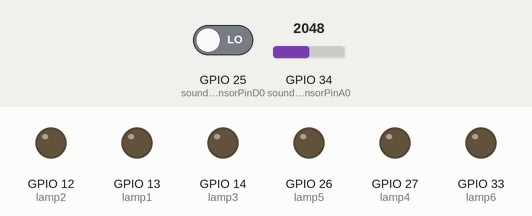
Bench run of a sketch on a simulated ESP32. Parts: output pins drawn as LEDs (lit = HIGH). The test bench sets the inputs (shaded band); at power-on: GPIO 25 (soundSensorPinD0) LOW, GPIO 34 (soundSensorPinA0) = 2048. What the sketch prints to the serial monitor is not drawn.

Above: at 1.2 s.
1.3 s: GPIO 25 (soundSensorPinD0) driven HIGH
At 2.52 s:
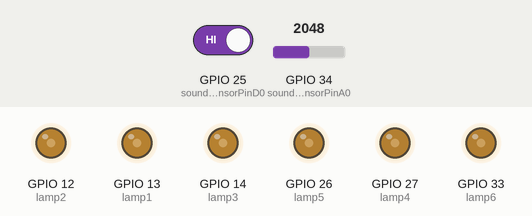
4.3 s: GPIO 34 (soundSensorPinA0) set to 12
7.3 s: GPIO 34 (soundSensorPinA0) set to 9
At 8.1 s:
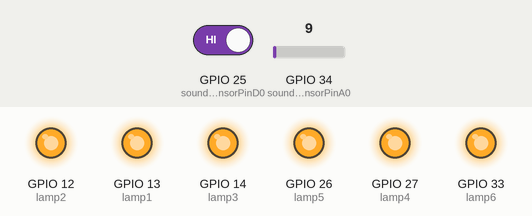
8.8 s: GPIO 34 (soundSensorPinA0) set to 491
At 9.08 s:
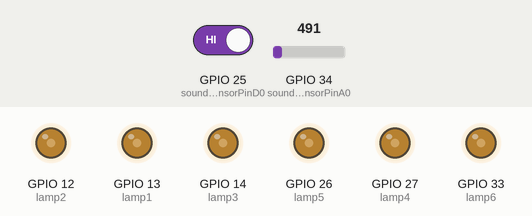
11.8 s: GPIO 34 (soundSensorPinA0) set to 0
Timing chart, 0 to 14.3 s (numbered marks = the images above; inputs shaded):
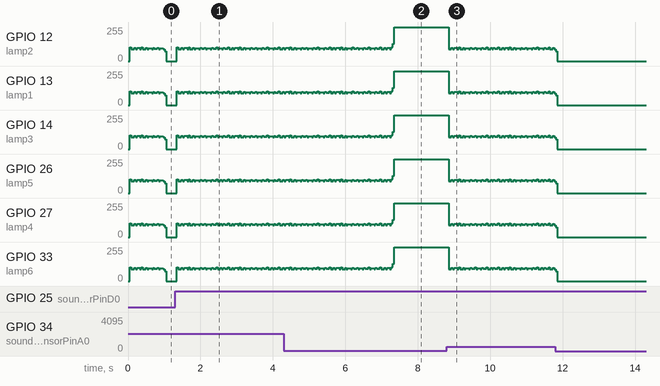

The sketch:

clapping_lamp.ino
```cpp
const int soundSensorPinD0 = 25;    // GPIO пин за D0 на звуковия сензор (цифров вход)
const int soundSensorPinA0 = 34;    // GPIO пин за A0 на звуковия сензор (аналогов вход)
const int lamp1 = 13;
const int lamp2 = 12;
const int lamp3 = 14;
const int lamp4 = 27;
const int lamp5 = 26;
const int lamp6 = 33;
int soundValue = 0;                 // Стойността на звука (от 0 до 1023)
int digitalSoundState = 0;          // Дигиталното състояние на сензора
int threshold = 10;                // Праг на силата на звука за аналоговото четене
unsigned long lastMillis = 0;       // Време за последно пляскане
unsigned long interval = 1000;      // Време за разпознаване на 2 пляскания (1 секунда)
static int clapCount = 0;           // Броя на засечените пляскания

void setup() {
  pinMode(soundSensorPinD0, INPUT);   // Дигитален пин за звуковия сензор
  pinMode(soundSensorPinA0, INPUT);   // Аналогов пин за звуковия сензор
  pinMode(lamp1, OUTPUT);
  pinMode(lamp2, OUTPUT);
  pinMode(lamp3, OUTPUT);
  pinMode(lamp4, OUTPUT);
  pinMode(lamp5, OUTPUT);
  pinMode(lamp6, OUTPUT);
  digitalWrite(lamp1, LOW);
  digitalWrite(lamp2, LOW);
  digitalWrite(lamp3, LOW);
  digitalWrite(lamp4, LOW);
  digitalWrite(lamp5, LOW);
  digitalWrite(lamp6, LOW);
  Serial.begin(115200);               // За дебъг
}

void loop() {
  // Четем дигиталния пин (D0) за бързо засичане на пик
  digitalSoundState = digitalRead(soundSensorPinD0);

  // Четем аналоговата стойност от A0 (от 0 до 1023)
  soundValue = analogRead(soundSensorPinA0);

  // Ако има звук (пляскане) на дигиталния вход (D0)
  if (digitalSoundState == HIGH) {
    lastMillis = millis();  // Нулираме времето
  }

  // Ако звукът премине прага в аналоговия вход (A0)
  if (soundValue > threshold && millis() - lastMillis < interval) {
    clapCount++;
    Serial.print("Clap detected: ");
    Serial.println(clapCount);

    if (clapCount == 2) {
      digitalWrite(lamp1, HIGH);
      digitalWrite(lamp2, HIGH);
      digitalWrite(lamp3, HIGH);
      digitalWrite(lamp4, HIGH);
      digitalWrite(lamp5, HIGH);
      digitalWrite(lamp6, HIGH);
      Serial.println("Lamp ON");
    } else if (clapCount == 3) {
      digitalWrite(lamp1, LOW);
      digitalWrite(lamp2, LOW);
      digitalWrite(lamp3, LOW);
      digitalWrite(lamp4, LOW);
      digitalWrite(lamp5, LOW);
      digitalWrite(lamp6, LOW);
      Serial.println("Lamp OFF");
      clapCount = 0;  // Рестартираме брояча на пляскания
    }
  }

  // Нулираме броя на плясканията, ако интервалът между тях е по-голям от зададения
  if (millis() - lastMillis > interval) {
    clapCount = 0;
  }
}
```

Measured:
- the behaviour switches between 11 and 10 on GPIO 34 (soundSensorPinA0) (found by bisection; images 1 and 2)
- after the input at 1.3 s, GPIO 12 (lamp2), GPIO 13 (lamp1), GPIO 33 (lamp6): 0/255 → 104/255 after 0.05 s, then moves between 89/255 and 104/255, repeating every 1.4 s
- after the input at 8.8 s, GPIO 14 (lamp3), GPIO 26 (lamp5), GPIO 27 (lamp4): 255/255 → 89/255 after 0.05 s, then moves between 89/255 and 104/255, repeating every 1.4 s
- by itself, GPIO 14 (lamp3), GPIO 26 (lamp5), GPIO 27 (lamp4): moves between 89/255 and 104/255, repeating every 1.4 s
